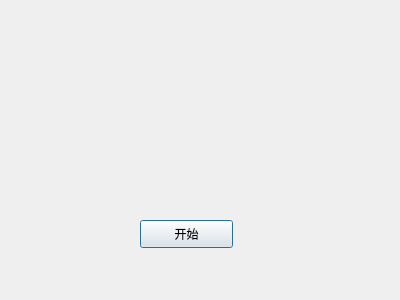
<?xml version="1.0" encoding="UTF-8"?>
<ui version="4.0">
 <class>Start</class>
 <widget class="QDialog" name="Start">
  <property name="geometry">
   <rect>
    <x>0</x>
    <y>0</y>
    <width>400</width>
    <height>300</height>
   </rect>
  </property>
  <property name="windowTitle">
   <string>Dialog</string>
  </property>
  <widget class="QPushButton" name="pushButton">
   <property name="geometry">
    <rect>
     <x>140</x>
     <y>220</y>
     <width>93</width>
     <height>28</height>
    </rect>
   </property>
   <property name="text">
    <string>开始</string>
   </property>
  </widget>
 </widget>
 <resources/>
 <connections/>
</ui>
